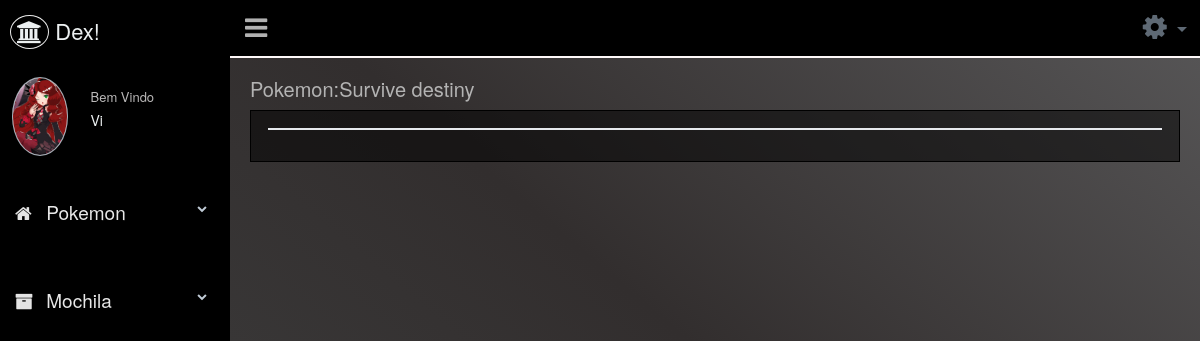
Screenshot of /dashboard.php (signed in) with the database file from the repository.
### tables this page shows
CREATE TABLE `tbl_fotos` (
  `id_foto` int(10) NOT NULL,
  `id_per` int(10) DEFAULT NULL,
  `nome_foto` varchar(20) DEFAULT NULL,
  `nomemd5_foto` varchar(200) DEFAULT NULL,
  `tamanho_foto` varchar(20) DEFAULT NULL,
  `status_fotos` varchar(4) DEFAULT NULL
);

CREATE TABLE `personagem` (
  `id` int(10) NOT NULL,
  `nome` varchar(30) DEFAULT NULL,
  `email` varchar(100) DEFAULT NULL,
  `password` varchar(100) DEFAULT NULL
);

### helpers/funcao.php (the view, shortened to what this page needs)
<?php
function verificamestre(){
    $id = $_SESSION['id'];
      $sql = "SELECT * FROM personagem where id=$id";
      $result = mysqli_query($_SESSION['conexao'],$sql);
      $linha = mysqli_fetch_array($result, MYSQLI_ASSOC);
    if($linha['id'] != 0 ){
      echo '
            <div class="menu_section">
            <ul class="nav side-menu">
              <li><a><i class="fa fa-home"></i> Pokemon <span class="fa fa-chevron-down"></span></a>
              <ul class="nav child_menu">
                <li><a href="listar_time.php">Time</a></li>
                <li><a href="listar_pc.php">Pc</a></li>
                <li><a href="novo_poke.php">Rejistrar Pokemon</a></li>
              </ul>
            </ul>
          </div>
          <div class="menu_section">
            <ul class="nav side-menu">
              <li><a><i class="fa fa-archive"></i></i> Mochila <span class="fa fa-chevron-down"></span></a>
                <ul class="nav child_menu">
                  <li><a href="mochila.php">Itens</a></li>
                </ul>
            </ul>
          </div>
       ';
    }
  }
function fichaFoto(){
  $id = $_SESSION['id'];
  $sql = "SELECT * FROM tbl_fotos where id_per=$id;";
  $result = mysqli_query($_SESSION['conexao'],$sql);
  $linha = mysqli_fetch_array($result, MYSQLI_ASSOC);
  if($linha != ''){
    echo '<img src="images/perfil/'.$linha['nomemd5_foto'].'" alt="..." class="img-circle profile_img">';
  }else{
    echo '<img src="images/perfil/user.png" alt="..." class="img-circle profile_img">';
  }
}
function buscausuario(){
    $id = $_SESSION['id'];
    $sql = "SELECT * from personagem WHERE id= $id";
    $result = mysqli_query($_SESSION['conexao'],$sql);
    $linha = mysqli_fetch_array($result, MYSQLI_ASSOC);
    return $linha;
}
?>

### layout/head.php (shortened to what this page needs)
<?php
include_once("helpers/funcao.php");
$ur=buscausuario();
?>
<!DOCTYPE html>
<html lang="pt-br">
  <head>
    <link href="vendors/bootstrap/dist/css/bootstrap.min.css" rel="stylesheet">
    <link href="vendors/font-awesome/css/font-awesome.min.css" rel="stylesheet">
    <link href="vendors/nprogress/nprogress.css" rel="stylesheet">
    <link href="build/css/custom.min.css" rel="stylesheet">
    <link rel="stylesheet" href="meu_stilo.css">
    <link href="vendors/animate.css/animate.min.css" rel="stylesheet">
  </head>
  <body class="nav-md">
    <div class="container body">
      <div class="main_container">
        <div class="col-md-3 left_col">
          <div class="left_col scroll-view">
            <div class="navbar nav_title" style="border: 0;">
              <a href="dashboard.php" class="site_title"><i class="fa fa-university"></i> <span>Dex!</span></a>
            </div>
            <div class="profile clearfix">
              <div class="profile_pic">
                <a href="perfil.php"><?php echo fichaFoto();?></a>
              </div>
              <div class="profile_info">
                <span>Bem Vindo</span>
                <h2><?php echo $ur["nome"];?></h2>
              </div>
              <div class="clearfix"></div>
            </div>
            <br />
            <div id="sidebar-menu" class="main_menu_side hidden-print main_menu">
              <?php verificamestre();?>
            </div>
          </div>
        </div>
        <div class="top_nav">
            <div class="nav_menu">
                <div class="nav toggle">
                  <a id="menu_toggle"><i class="fa fa-bars"></i></a>
                </div>
                <nav class="nav navbar-nav">
                <ul class=" navbar-right">
                  <li class="nav-item dropdown open" style="padding-left: 15px;">
                    <a href="javascript:;" class="user-profile dropdown-toggle config" aria-haspopup="true" id="navbarDropdown" data-toggle="dropdown" aria-expanded="false" > <i class="fa fa-gear"></i> </a>
                  </li>
                </ul>
              </nav>
            </div>
          </div>

### meu_stilo.css (style rules this page uses)
* { margin: 0px; padding: 0px; }
h2 { font-size: 1.6rem; }
p,li { font-size: 19px; }
ul { text-decoration: none; list-style: none; }
.top_nav li a i { font-size: 28px; }
body { color: #bbbbbbf2; background: #000000; }
.nav_menu { background: black; border-bottom: 2px solid #fff9f9; }
.left_col { background:#000 }
.nav_title { background: black; }
@media (min-width: 768px) { .col-md-3 { -ms-flex: 0 0 25%; flex: 0 0 25%; max-width: 19%; } }
.img-circle.profile_img { background: #fff; padding: 0px; }

### rows the page displays
tbl_fotos: nomemd5_foto (picture)
personagem: nome "Vi"
